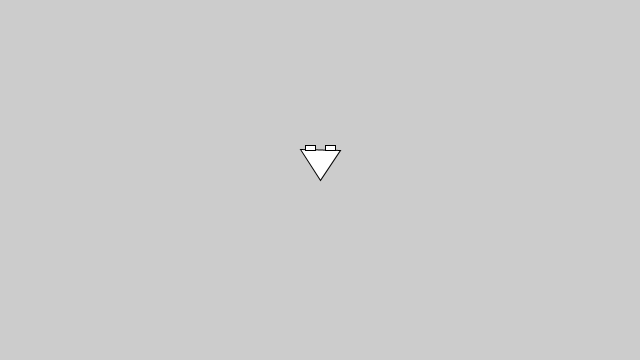
Frame 1 (no input)
Frame 60 (the mouse pressed at the canvas centre just before this capture): identical to frame 1, image omitted
Frame 120 (the mouse held since frame 60 and released just before this capture): identical to frame 1, image omitted

The Processing sketch that drew this single still picture (run headless with seeded random() and noise(); from frame 60 on, the mouse is pressed at the canvas centre):

// Processing sketch: exo_3_5_asteroid_mini_game
// ── exo_3_5_asteroid_mini_game.pde
float r = 75;
PVector left, right;

Spaceship s;

void setup(){
  size(640, 360);
  background(255);
  s = new Spaceship();
  left = new PVector(-1, 0);
  right = new PVector(1, 0);
}

void draw(){
  s.update();
  s.checkEdges();
  s.display();
  //float x = r * cos(theta);
  //float y = r * sin(theta);
  
  //noStroke();
  //fill(0);
  //ellipse(x+width/2, y+height/2, 16, 16);
  
  //theta += 0.01;
}

void keyPressed(){
  println(keyCode);
  switch(keyCode){
    case 90:
      s.applyBoost();
    break;
    case 37:
      s.applyRotate("left");
    break;
    case 39:
      s.applyRotate("right");
    break;
    default:
    return ;
  }
}
// ── Spaceship.pde
class Spaceship {
  PVector location;
  PVector velocity;
  PVector acceleration;
  PVector aAcceleration;
  PShape spaceshipShape;
  PShape commandShape;
  PShape leftMotor;
  PShape rightMotor;

  float mass;
  float angle;
  float r;

  Spaceship() {
    location = new PVector(width/2, height/2);
    velocity = new PVector(0, 0);
    acceleration = new PVector(0, 0);
    angle = PI;
    mass = 1;
    r = 0;
  }

  void update() {
    velocity.add(acceleration);
    location.add(velocity);
    acceleration.mult(0);
    
    velocity.x = constrain(velocity.x, -1, 1);
    velocity.y = constrain(velocity.y, -1, 1);
  }

  void applyForce(PVector forceIn) {
    PVector newForce = PVector.div(forceIn, mass);
    acceleration.add(newForce);
    acceleration.x = constrain(acceleration.x, -1, 1);
    acceleration.y = constrain(acceleration.y, -1, 1);
  }

  void applyBoost() {
    float x = cos(angle-PI/2);
    float y = sin(angle-PI/2);
    PVector normDir = new PVector(x, y);
    normDir.normalize();
    normDir.mult(2);
    applyForce(normDir);
  }
  
  void applyRotate(String s){
    if(s == "left"){
      angle -= 0.1;
    } else if(s == "right"){
      angle += 0.1;
    }
  }

  void display() {
    pushMatrix();
    translate(location.x, location.y);
    spaceshipShape = createShape(GROUP);
    commandShape = createShape(TRIANGLE, 0, 0, -20, 30, 20, 30);
    leftMotor = createShape(RECT, -15, 30, 10, 5);
    rightMotor = createShape(RECT, 5, 30, 10, 5);
    spaceshipShape.addChild(commandShape);
    spaceshipShape.addChild(leftMotor);
    spaceshipShape.addChild(rightMotor);
    spaceshipShape.rotate(angle);
    background(204);
    shape(spaceshipShape);
    popMatrix();
  }

  void checkEdges() {
    if (location.x > width) {
      location.x = 0;
    } else if (location.x < 0) {
      location.x = width;
    } else if (location.y < 0) {
      location.y = height;
    } else if (location.y > height) {
      location.y = 0;
    }
  }
}
